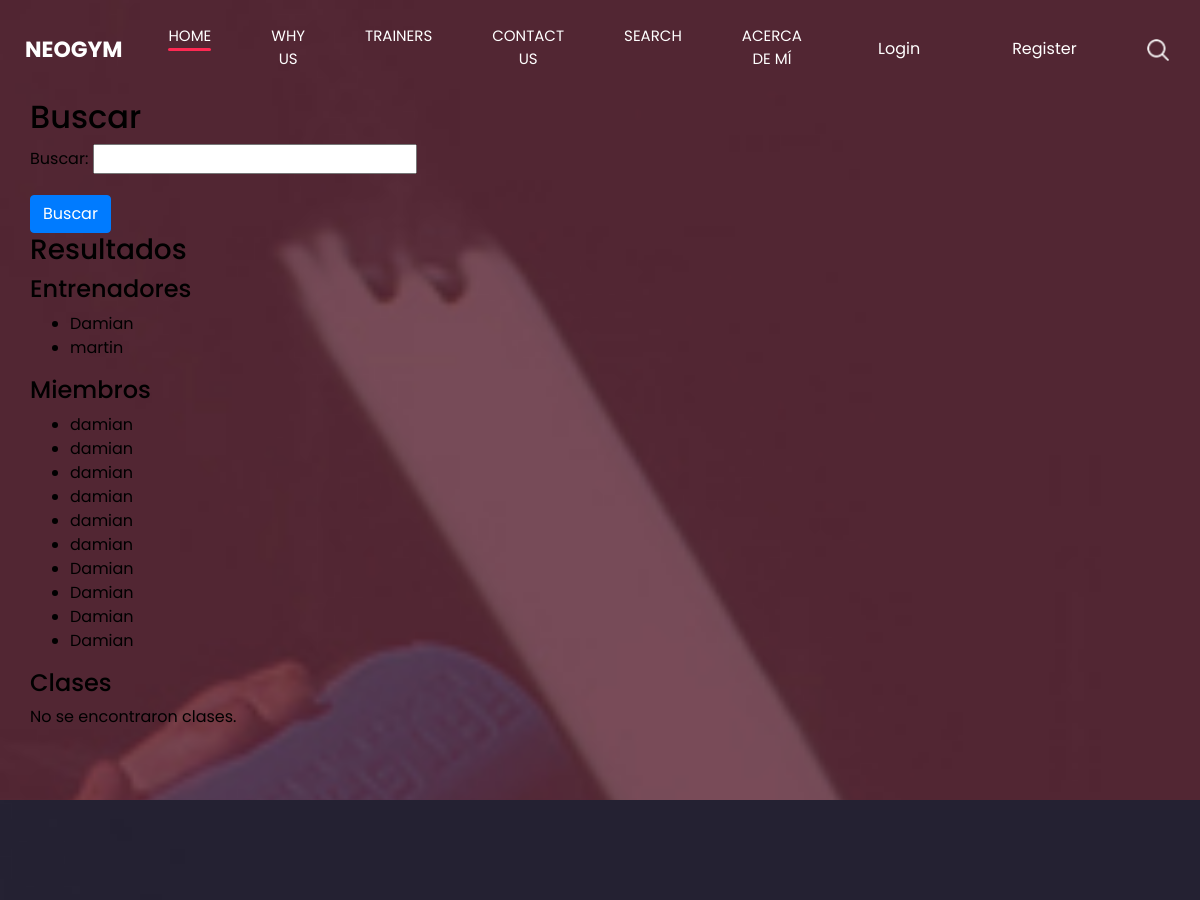
The app's page /search/ (upper part), older data.
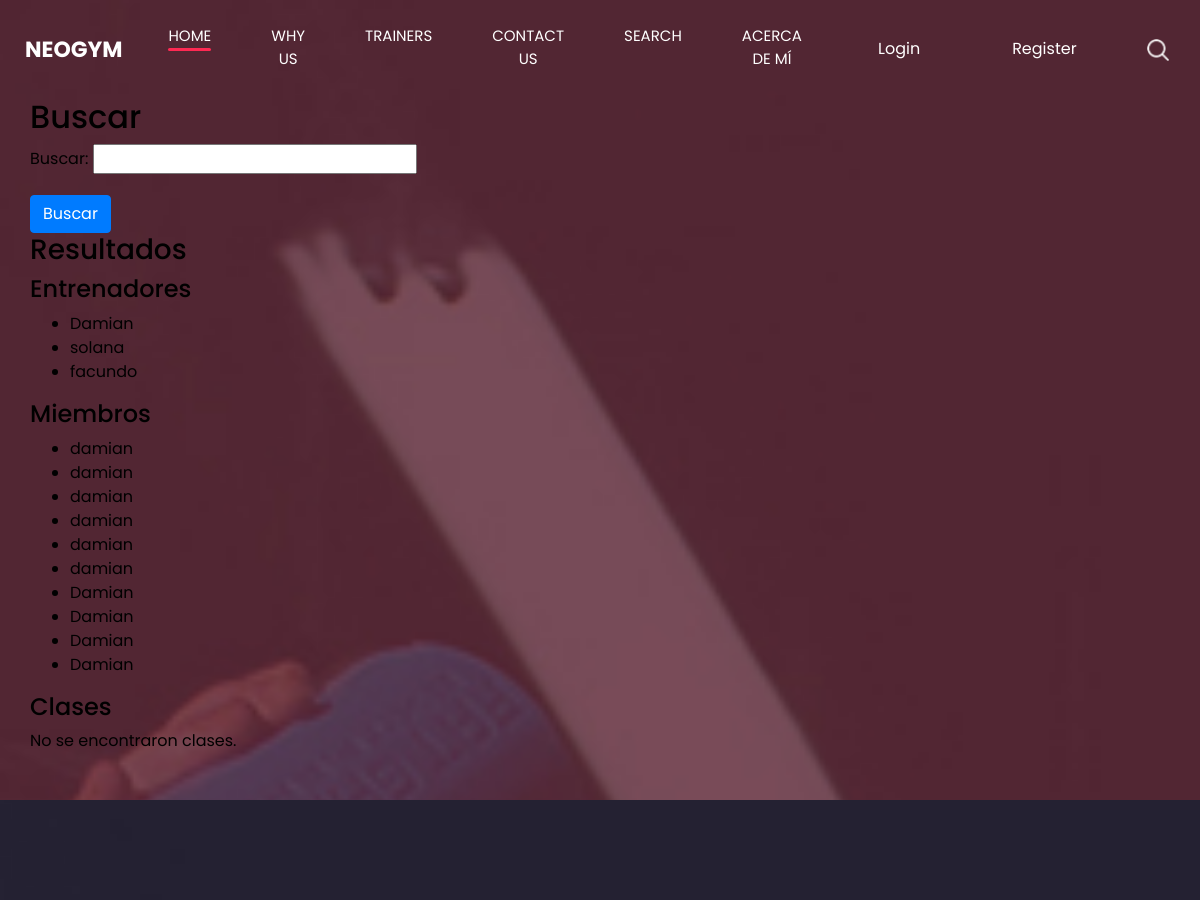
The same page, newer data.
### main/models.py (models this page shows, shortened)
class Trainer(models.Model):
    nombre = models.CharField(max_length=100)
    experiencia_anios = models.IntegerField()

class Member(models.Model):
    nombre = models.CharField(max_length=100)
    email = models.EmailField()
    telefono = models.CharField(max_length=20)
    mensaje = models.TextField()

### main/views.py (the view)
# urls.py: path('search/', main_views.search, name='search'),
def search(request):
    form = SearchForm(request.GET or None)
    trainers = Trainer.objects.all()
    members = Member.objects.all()
    classes = Class.objects.all()
    if form.is_valid():
        query = form.cleaned_data.get('search_query')
        if query:
            trainers = trainers.filter(nombre__icontains=query)
            members = members.filter(nombre__icontains=query)
            classes = classes.filter(titulo__icontains=query)
    context = {
        'form': form,
        'trainers': trainers,
        'members': members,
        'classes': classes
    }
    return render(request, 'main/search.html', context)

### main/forms.py
class SearchForm(forms.Form):
    search_query = forms.CharField(max_length=100, required=False, label='Buscar')

### main/templates/main/search.html (shortened to what this page needs)
{% extends 'main/index.html' %}
{% block content %}
<div class="container">
    <h2>Buscar</h2>
    <form method="GET" action="{% url 'search' %}">
        {{ form.as_p }}
        <button type="submit" class="btn btn-primary">Buscar</button>
    </form>
    <h3>Resultados</h3>
    <h4>Entrenadores</h4>
    {% if trainers %}
        <ul>
            {% for trainer in trainers %}
                <li>{{ trainer.nombre }}</li>
            {% endfor %}
        </ul>
    {% else %}
        <p>No se encontraron entrenadores.</p>
    {% endif %}
    <h4>Miembros</h4>
    {% if members %}
        <ul>
            {% for member in members %}
                <li>{{ member.nombre }}</li>
            {% endfor %}
        </ul>
    {% else %}
        <p>No se encontraron miembros.</p>
    {% endif %}
    <h4>Clases</h4>
    {% if classes %}
        <ul>
            {% for clase in classes %}
                <li>{{ clase.titulo }}</li>
            {% endfor %}
        </ul>
    {% else %}
        <p>No se encontraron clases.</p>
    {% endif %}
</div>
{% endblock %}

Row changes from the older to the newer data that the page shows:
removed Trainer: nombre "martin"
added Trainer: nombre "solana"
added Trainer: nombre "facundo"
